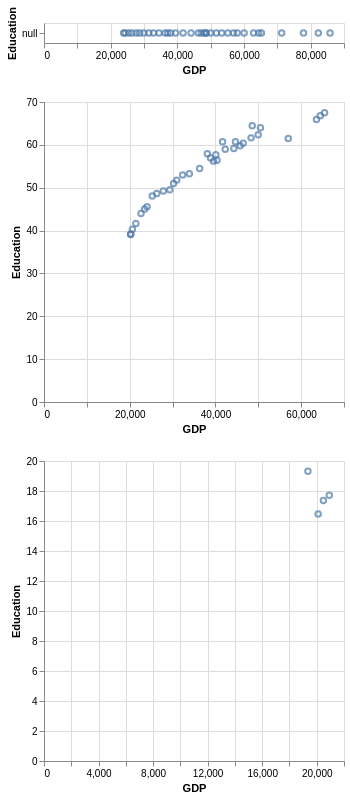

Here is the notebook cell this chart was saved with:
### Code cell
visualize('USA') & visualize('CAN') & visualize('MEX')

### Figure 1 — Vega-Lite specification as saved in the notebook (floating-point values rounded to 4 significant figures)
{"config": {"view": {"continuousWidth": 300, "continuousHeight": 300}}, "vconcat": [{"data": {"name": "data-f808de838ca4b6707ff54fc9c4847cf2"}, "mark": {"type": "point"}, "encoding": {"tooltip": {"field": "Year", "type": "quantitative"}, "x": {"field": "GDP", "type": "quantitative"}, "y": {"field": "Education", "type": "nominal"}}}, {"data": {"name": "data-ff2b1c4532c423f46368630eb1797826"}, "mark": {"type": "point"}, "encoding": {"tooltip": {"field": "Year", "type": "quantitative"}, "x": {"field": "GDP", "type": "quantitative"}, "y": {"field": "Education", "type": "quantitative"}}}, {"data": {"name": "data-090af47d997618af0ea0a7ca7ca984e7"}, "mark": {"type": "point"}, "encoding": {"tooltip": {"field": "Year", "type": "quantitative"}, "x": {"field": "GDP", "type": "quantitative"}, "y": {"field": "Education", "type": "quantitative"}}}], "$schema": "https://vega.github.io/schema/vega-lite/v5.20.1.json", "datasets": {"data-f808de838ca4b6707ff54fc9c4847cf2": [{"Country": "USA", "Year": 1960, "GDP": null, "Education": null}, {"Country": "USA", "Year": 1961, "GDP": null, "Education": null}, {"Country": "USA", "Year": 1962, "GDP": null, "Education": null}, {"Country": "USA", "Year": 1963, "GDP": null, "Education": null}, {"Country": "USA", "Year": 1964, "GDP": null, "Education": null}, {"Country": "USA", "Year": 1965, "GDP": null, "Education": null}, {"Country": "USA", "Year": 1966, "GDP": null, "Education": null}, {"Country": "USA", "Year": 1967, "GDP": null, "Education": null}, {"Country": "USA", "Year": 1968, "GDP": null, "Education": null}, {"Country": "USA", "Year": 1969, "GDP": null, "Education": null}, {"Country": "USA", "Year": 1970, "GDP": null, "Education": null}, {"Country": "USA", "Year": 1971, "GDP": null, "Education": null}, {"Country": "USA", "Year": 1972, "GDP": null, "Education": null}, {"Country": "USA", "Year": 1973, "GDP": null, "Education": null}, {"Country": "USA", "Year": 1974, "GDP": null, "Education": null}, {"Country": "USA", "Year": 1975, "GDP": null, "Education": null}, {"Country": "USA", "Year": 1976, "GDP": null, "Education": null}, {"Country": "USA", "Year": 1977, "GDP": null, "Education": null}, {"Country": "USA", "Year": 1978, "GDP": null, "Education": null}, {"Country": "USA", "Year": 1979, "GDP": null, "Education": null}, {"Country": "USA", "Year": 1980, "GDP": null, "Education": null}, {"Country": "USA", "Year": 1981, "GDP": null, "Education": null}, {"Country": "USA", "Year": 1982, "GDP": null, "Education": null}, {"Country": "USA", "Year": 1983, "GDP": null, "Education": null}, {"Country": "USA", "Year": 1984, "GDP": null, "Education": null}, {"Country": "USA", "Year": 1985, "GDP": null, "Education": null}, {"Country": "USA", "Year": 1986, "GDP": null, "Education": null}, {"Country": "USA", "Year": 1987, "GDP": null, "Education": null}, {"Country": "USA", "Year": 1988, "GDP": null, "Education": null}, {"Country": "USA", "Year": 1989, "GDP": null, "Education": null}, {"Country": "USA", "Year": 1990, "GDP": 23890.0, "Education": null}, {"Country": "USA", "Year": 1991, "GDP": 24340.0, "Education": null}, {"Country": "USA", "Year": 1992, "GDP": 25420.0, "Education": null}, {"Country": "USA", "Year": 1993, "GDP": 26390.0, "Education": null}, {"Country": "USA", "Year": 1994, "GDP": 27690.0, "Education": null}, {"Country": "USA", "Year": 1995, "GDP": 28690.0, "Education": null}, {"Country": "USA", "Year": 1996, "GDP": 29970.0, "Education": null}, {"Country": "USA", "Year": 1997, "GDP": 31460.0, "Education": null}, {"Country": "USA", "Year": 1998, "GDP": 32850.0, "Education": null}, {"Country": "USA", "Year": 1999, "GDP": 34520.0, "Education": null}, {"Country": "USA", "Year": 2000, "GDP": 36330.0, "Education": null}, {"Country": "USA", "Year": 2001, "GDP": 37130.0, "Education": null}, {"Country": "USA", "Year": 2002, "GDP": 38000.0, "Education": null}, {"Country": "USA", "Year": 2003, "GDP": 39490.0, "Education": null}, {"Country": "USA", "Year": 2004, "GDP": 41720.0, "Education": null}, {"Country": "USA", "Year": 2005, "GDP": 44120.0, "Education": null}, {"Country": "USA", "Year": 2006, "GDP": 46300.0, "Education": null}, {"Country": "USA", "Year": 2007, "GDP": 48050.0, "Education": null}, {"Country": "USA", "Year": 2008, "GDP": 48570.0, "Education": null}, {"Country": "USA", "Year": 2009, "GDP": 47190.0, "Education": null}, {"Country": "USA", "Year": 2010, "GDP": 48640.0, "Education": null}, {"Country": "USA", "Year": 2011, "GDP": 50020.0, "Education": null}, {"Country": "USA", "Year": 2012, "GDP": 51710.0, "Education": null}, {"Country": "USA", "Year": 2013, "GDP": 53300.0, "Education": null}, {"Country": "USA", "Year": 2014, "GDP": 55150.0, "Education": null}, {"Country": "USA", "Year": 2015, "GDP": 56850.0, "Education": null}, {"Country": "USA", "Year": 2016, "GDP": 57980.0, "Education": null}, {"Country": "USA", "Year": 2017, "GDP": 60050.0, "Education": null}, {"Country": "USA", "Year": 2018, "GDP": 62880.0, "Education": null}, {"Country": "USA", "Year": 2019, "GDP": 65230.0, "Education": null}, {"Country": "USA", "Year": 2020, "GDP": 64400.0, "Education": null}, {"Country": "USA", "Year": 2021, "GDP": 71310.0, "Education": null}, {"Country": "USA", "Year": 2022, "GDP": 77860.0, "Education": null}, {"Country": "USA", "Year": 2023, "GDP": 82300.0, "Education": null}, {"Country": "USA", "Year": 2024, "GDP": 85810.0, "Education": null}], "data-ff2b1c4532c423f46368630eb1797826": [{"Country": "CAN", "Year": 1960, "GDP": null, "Education": null}, {"Country": "CAN", "Year": 1961, "GDP": null, "Education": null}, {"Country": "CAN", "Year": 1962, "GDP": null, "Education": null}, {"Country": "CAN", "Year": 1963, "GDP": null, "Education": null}, {"Country": "CAN", "Year": 1964, "GDP": null, "Education": null}, {"Country": "CAN", "Year": 1965, "GDP": null, "Education": null}, {"Country": "CAN", "Year": 1966, "GDP": null, "Education": null}, {"Country": "CAN", "Year": 1967, "GDP": null, "Education": null}, {"Country": "CAN", "Year": 1968, "GDP": null, "Education": null}, {"Country": "CAN", "Year": 1969, "GDP": null, "Education": null}, {"Country": "CAN", "Year": 1970, "GDP": null, "Education": null}, {"Country": "CAN", "Year": 1971, "GDP": null, "Education": null}, {"Country": "CAN", "Year": 1972, "GDP": null, "Education": null}, {"Country": "CAN", "Year": 1973, "GDP": null, "Education": null}, {"Country": "CAN", "Year": 1974, "GDP": null, "Education": null}, {"Country": "CAN", "Year": 1975, "GDP": null, "Education": null}, {"Country": "CAN", "Year": 1976, "GDP": null, "Education": 33.39}, {"Country": "CAN", "Year": 1977, "GDP": null, "Education": null}, {"Country": "CAN", "Year": 1978, "GDP": null, "Education": null}, {"Country": "CAN", "Year": 1979, "GDP": null, "Education": null}, {"Country": "CAN", "Year": 1980, "GDP": null, "Education": null}, {"Country": "CAN", "Year": 1981, "GDP": null, "Education": 35.91}, {"Country": "CAN", "Year": 1982, "GDP": null, "Education": null}, {"Country": "CAN", "Year": 1983, "GDP": null, "Education": null}, {"Country": "CAN", "Year": 1984, "GDP": null, "Education": null}, {"Country": "CAN", "Year": 1985, "GDP": null, "Education": null}, {"Country": "CAN", "Year": 1986, "GDP": null, "Education": null}, {"Country": "CAN", "Year": 1987, "GDP": null, "Education": null}, {"Country": "CAN", "Year": 1988, "GDP": null, "Education": null}, {"Country": "CAN", "Year": 1989, "GDP": null, "Education": null}, {"Country": "CAN", "Year": 1990, "GDP": 20230.0, "Education": 39.09}, {"Country": "CAN", "Year": 1991, "GDP": 20220.0, "Education": 39.19}, {"Country": "CAN", "Year": 1992, "GDP": 20630.0, "Education": 40.31}, {"Country": "CAN", "Year": 1993, "GDP": 21440.0, "Education": 41.63}, {"Country": "CAN", "Year": 1994, "GDP": 22630.0, "Education": 43.97}, {"Country": "CAN", "Year": 1995, "GDP": 23490.0, "Education": 45.05}, {"Country": "CAN", "Year": 1996, "GDP": 24050.0, "Education": 45.59}, {"Country": "CAN", "Year": 1997, "GDP": 25260.0, "Education": 48.06}, {"Country": "CAN", "Year": 1998, "GDP": 26320.0, "Education": 48.65}, {"Country": "CAN", "Year": 1999, "GDP": 27840.0, "Education": 49.22}, {"Country": "CAN", "Year": 2000, "GDP": 29360.0, "Education": 49.54}, {"Country": "CAN", "Year": 2001, "GDP": 30230.0, "Education": 50.99}, {"Country": "CAN", "Year": 2002, "GDP": 30960.0, "Education": 51.77}, {"Country": "CAN", "Year": 2003, "GDP": 32350.0, "Education": 52.99}, {"Country": "CAN", "Year": 2004, "GDP": 33930.0, "Education": 53.26}, {"Country": "CAN", "Year": 2005, "GDP": 36330.0, "Education": 54.48}, {"Country": "CAN", "Year": 2006, "GDP": 38120.0, "Education": 57.9}, {"Country": "CAN", "Year": 2007, "GDP": 39580.0, "Education": 56.2}, {"Country": "CAN", "Year": 2008, "GDP": 40380.0, "Education": 56.43}, {"Country": "CAN", "Year": 2009, "GDP": 38860.0, "Education": 56.95}, {"Country": "CAN", "Year": 2010, "GDP": 40100.0, "Education": 57.69}, {"Country": "CAN", "Year": 2011, "GDP": 41670.0, "Education": 60.73}, {"Country": "CAN", "Year": 2012, "GDP": 42290.0, "Education": 58.95}, {"Country": "CAN", "Year": 2013, "GDP": 44300.0, "Education": 59.17}, {"Country": "CAN", "Year": 2014, "GDP": 45760.0, "Education": 59.77}, {"Country": "CAN", "Year": 2015, "GDP": 44670.0, "Education": 60.73}, {"Country": "CAN", "Year": 2016, "GDP": 46470.0, "Education": 60.4}, {"Country": "CAN", "Year": 2017, "GDP": 48320.0, "Education": 61.63}, {"Country": "CAN", "Year": 2018, "GDP": 49980.0, "Education": 62.38}, {"Country": "CAN", "Year": 2019, "GDP": 50500.0, "Education": 63.98}, {"Country": "CAN", "Year": 2020, "GDP": 48590.0, "Education": 64.47}, {"Country": "CAN", "Year": 2021, "GDP": 57000.0, "Education": 61.46}, {"Country": "CAN", "Year": 2022, "GDP": 63580.0, "Education": 65.9}, {"Country": "CAN", "Year": 2023, "GDP": 64460.0, "Education": 66.82}, {"Country": "CAN", "Year": 2024, "GDP": 65460.0, "Education": 67.49}], "data-090af47d997618af0ea0a7ca7ca984e7": [{"Country": "MEX", "Year": 1960, "GDP": null, "Education": null}, {"Country": "MEX", "Year": 1961, "GDP": null, "Education": null}, {"Country": "MEX", "Year": 1962, "GDP": null, "Education": null}, {"Country": "MEX", "Year": 1963, "GDP": null, "Education": null}, {"Country": "MEX", "Year": 1964, "GDP": null, "Education": null}, {"Country": "MEX", "Year": 1965, "GDP": null, "Education": null}, {"Country": "MEX", "Year": 1966, "GDP": null, "Education": null}, {"Country": "MEX", "Year": 1967, "GDP": null, "Education": null}, {"Country": "MEX", "Year": 1968, "GDP": null, "Education": null}, {"Country": "MEX", "Year": 1969, "GDP": null, "Education": null}, {"Country": "MEX", "Year": 1970, "GDP": null, "Education": null}, {"Country": "MEX", "Year": 1971, "GDP": null, "Education": null}, {"Country": "MEX", "Year": 1972, "GDP": null, "Education": null}, {"Country": "MEX", "Year": 1973, "GDP": null, "Education": null}, {"Country": "MEX", "Year": 1974, "GDP": null, "Education": null}, {"Country": "MEX", "Year": 1975, "GDP": null, "Education": null}, {"Country": "MEX", "Year": 1976, "GDP": null, "Education": null}, {"Country": "MEX", "Year": 1977, "GDP": null, "Education": null}, {"Country": "MEX", "Year": 1978, "GDP": null, "Education": null}, {"Country": "MEX", "Year": 1979, "GDP": null, "Education": null}, {"Country": "MEX", "Year": 1980, "GDP": null, "Education": null}, {"Country": "MEX", "Year": 1981, "GDP": null, "Education": null}, {"Country": "MEX", "Year": 1982, "GDP": null, "Education": null}, {"Country": "MEX", "Year": 1983, "GDP": null, "Education": null}, {"Country": "MEX", "Year": 1984, "GDP": null, "Education": null}, {"Country": "MEX", "Year": 1985, "GDP": null, "Education": null}, {"Country": "MEX", "Year": 1986, "GDP": null, "Education": null}, {"Country": "MEX", "Year": 1987, "GDP": null, "Education": null}, {"Country": "MEX", "Year": 1988, "GDP": null, "Education": null}, {"Country": "MEX", "Year": 1989, "GDP": null, "Education": null}, {"Country": "MEX", "Year": 1990, "GDP": 8578.0, "Education": null}, {"Country": "MEX", "Year": 1991, "GDP": 9079.0, "Education": null}, {"Country": "MEX", "Year": 1992, "GDP": 9470.0, "Education": null}, {"Country": "MEX", "Year": 1993, "GDP": 9041.0, "Education": null}, {"Country": "MEX", "Year": 1994, "GDP": 9466.0, "Education": null}, {"Country": "MEX", "Year": 1995, "GDP": 8933.0, "Education": null}, {"Country": "MEX", "Year": 1996, "GDP": 9496.0, "Education": null}, {"Country": "MEX", "Year": 1997, "GDP": 10180.0, "Education": null}, {"Country": "MEX", "Year": 1998, "GDP": 10760.0, "Education": null}, {"Country": "MEX", "Year": 1999, "GDP": 11030.0, "Education": null}, {"Country": "MEX", "Year": 2000, "GDP": 11700.0, "Education": null}, {"Country": "MEX", "Year": 2001, "GDP": 11740.0, "Education": null}, {"Country": "MEX", "Year": 2002, "GDP": 11760.0, "Education": null}, {"Country": "MEX", "Year": 2003, "GDP": 12070.0, "Education": null}, {"Country": "MEX", "Year": 2004, "GDP": 12660.0, "Education": null}, {"Country": "MEX", "Year": 2005, "GDP": 13260.0, "Education": null}, {"Country": "MEX", "Year": 2006, "GDP": 14540.0, "Education": null}, {"Country": "MEX", "Year": 2007, "GDP": 15030.0, "Education": null}, {"Country": "MEX", "Year": 2008, "GDP": 15680.0, "Education": null}, {"Country": "MEX", "Year": 2009, "GDP": 15190.0, "Education": null}, {"Country": "MEX", "Year": 2010, "GDP": 15910.0, "Education": null}, {"Country": "MEX", "Year": 2011, "GDP": 17270.0, "Education": null}, {"Country": "MEX", "Year": 2012, "GDP": 18000.0, "Education": null}, {"Country": "MEX", "Year": 2013, "GDP": 18170.0, "Education": null}, {"Country": "MEX", "Year": 2014, "GDP": 18820.0, "Education": null}, {"Country": "MEX", "Year": 2015, "GDP": 19080.0, "Education": null}, {"Country": "MEX", "Year": 2016, "GDP": 20100.0, "Education": 16.46}, {"Country": "MEX", "Year": 2017, "GDP": 20490.0, "Education": 17.36}, {"Country": "MEX", "Year": 2018, "GDP": 20920.0, "Education": 17.71}, {"Country": "MEX", "Year": 2019, "GDP": 20960.0, "Education": null}, {"Country": "MEX", "Year": 2020, "GDP": 19350.0, "Education": 19.31}, {"Country": "MEX", "Year": 2021, "GDP": 20780.0, "Education": null}, {"Country": "MEX", "Year": 2022, "GDP": 23390.0, "Education": null}, {"Country": "MEX", "Year": 2023, "GDP": 24920.0, "Education": null}, {"Country": "MEX", "Year": 2024, "GDP": 25740.0, "Education": null}]}}
